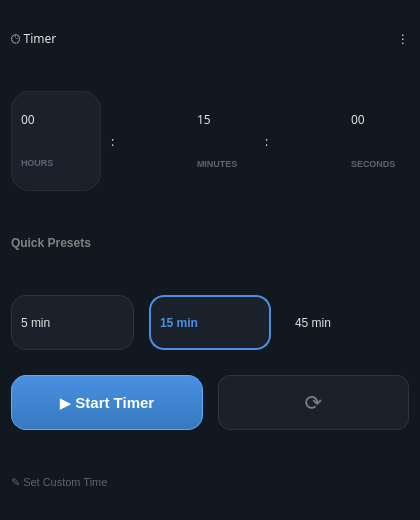
<?xml version="1.0" encoding="UTF-8"?>
<ui version="4.0">
 <class>TimerWidget</class>
 <widget class="QWidget" name="TimerWidget">
  <property name="geometry">
   <rect>
    <x>0</x>
    <y>0</y>
    <width>420</width>
    <height>520</height>
   </rect>
  </property>
  <property name="minimumSize">
   <size>
    <width>420</width>
    <height>0</height>
   </size>
  </property>
  <property name="maximumSize">
   <size>
    <width>420</width>
    <height>520</height>
   </size>
  </property>
  <property name="styleSheet">
   <string notr="true">
    /* Nền tổng thể mềm mại hơn */
    QWidget#TimerWidget { 
        background-color: #121820; 
    }

    /* Label tiêu đề */
    QLabel { color: #E0E0E0; font-family: 'Segoe UI', sans-serif; }

    /* Các ô số: Bo góc 18px, nền tối sâu */
    QFrame#timeBox { 
        background-color: #1A212A; 
        border-radius: 18px; 
        border: 1px solid #252D37;
    }

    /* Nút Start: Hiệu ứng Gradient và bóng giả bằng border */
    QPushButton#startBtn {
        background-color: qlineargradient(spread:pad, x1:0, y1:0, x2:0, y2:1, stop:0 #4A90E2, stop:1 #357ABD);
        color: white;
        border-radius: 15px;
        font-weight: bold;
        font-size: 15px;
        border: 1px solid #5DA9FF;
    }
    QPushButton#startBtn:hover {
        background-color: #5DA9FF;
    }
    QPushButton#startBtn:pressed {
        background-color: #357ABD;
        padding-top: 3px;
    }

    /* Các nút Preset */
    QFrame#presetFrame {
        background-color: #1A212A;
        border-radius: 15px;
        border: 1px solid #2C353F;
    }
    QFrame#presetFrameSelected {
        background-color: #1A212A;
        border-radius: 15px;
        border: 2px solid #4A90E2;
    }

    /* Nút Reset icon */
    QPushButton#resetBtn {
        background-color: #1A212A;
        border: 1px solid #2C353F;
        border-radius: 12px;
        color: #808080;
    }
    QPushButton#resetBtn:hover { color: white; border-color: #4A90E2; }
   </string>
  </property>
  <layout class="QVBoxLayout" name="mainLayout">
   <property name="spacing">
    <number>25</number>
   </property>
   <property name="contentsMargins" stdset="0">
    <number>35</number>
   </property>
   <item>
    <layout class="QHBoxLayout">
     <item>
      <widget class="QLabel" name="label">
       <property name="font">
        <font>
         <family>Segoe UI,sans-serif</family>
        </font>
       </property>
       <property name="text">
        <string>🕒 Timer</string>
       </property>
      </widget>
     </item>
     <item>
      <spacer>
       <property name="orientation">
        <enum>Qt::Horizontal</enum>
       </property>
       <property name="sizeHint" stdset="0">
        <size>
         <width>0</width>
         <height>0</height>
        </size>
       </property>
      </spacer>
     </item>
     <item>
      <widget class="QLabel" name="label">
       <property name="text">
        <string>⋮</string>
       </property>
      </widget>
     </item>
    </layout>
   </item>
   <item>
    <layout class="QHBoxLayout" name="displayLayout">
     <property name="spacing">
      <number>10</number>
     </property>
     <item>
      <widget class="QFrame" name="timeBox">
       <property name="minimumSize">
        <size>
         <width>90</width>
         <height>100</height>
        </size>
       </property>
       <layout class="QVBoxLayout">
        <item>
         <widget class="QLabel" name="label">
          <property name="font">
           <font>
            <family>Segoe UI,sans-serif</family>
           </font>
          </property>
          <property name="text">
           <string>00</string>
          </property>
         </widget>
        </item>
        <item>
         <widget class="QLabel" name="label">
          <property name="styleSheet">
           <string>color: #5C6370; font-size: 9px; font-weight: bold;</string>
          </property>
          <property name="text">
           <string>HOURS</string>
          </property>
         </widget>
        </item>
       </layout>
      </widget>
     </item>
     <item>
      <widget class="QLabel" name="label">
       <property name="font">
        <font>
         <family>Segoe UI,sans-serif</family>
        </font>
       </property>
       <property name="text">
        <string>:</string>
       </property>
      </widget>
     </item>
     <item>
      <widget class="QFrame" name="timeBox">
       <layout class="QVBoxLayout">
        <item>
         <widget class="QLabel" name="label">
          <property name="font">
           <font>
            <family>Segoe UI,sans-serif</family>
           </font>
          </property>
          <property name="text">
           <string>15</string>
          </property>
         </widget>
        </item>
        <item>
         <widget class="QLabel" name="label">
          <property name="styleSheet">
           <string>color: #5C6370; font-size: 9px; font-weight: bold;</string>
          </property>
          <property name="text">
           <string>MINUTES</string>
          </property>
         </widget>
        </item>
       </layout>
      </widget>
     </item>
     <item>
      <widget class="QLabel" name="label">
       <property name="font">
        <font>
         <family>Segoe UI,sans-serif</family>
        </font>
       </property>
       <property name="text">
        <string>:</string>
       </property>
      </widget>
     </item>
     <item>
      <widget class="QFrame" name="timeBox">
       <layout class="QVBoxLayout">
        <item>
         <widget class="QLabel" name="label">
          <property name="font">
           <font>
            <family>Segoe UI,sans-serif</family>
           </font>
          </property>
          <property name="text">
           <string>00</string>
          </property>
         </widget>
        </item>
        <item>
         <widget class="QLabel" name="label">
          <property name="styleSheet">
           <string>color: #5C6370; font-size: 9px; font-weight: bold;</string>
          </property>
          <property name="text">
           <string>SECONDS</string>
          </property>
         </widget>
        </item>
       </layout>
      </widget>
     </item>
    </layout>
   </item>
   <item>
    <widget class="QLabel" name="label">
     <property name="styleSheet">
      <string>color: #808080; font-weight: bold;</string>
     </property>
     <property name="text">
      <string>Quick Presets</string>
     </property>
    </widget>
   </item>
   <item>
    <layout class="QHBoxLayout">
     <property name="spacing">
      <number>15</number>
     </property>
     <item>
      <widget class="QFrame" name="presetFrame">
       <layout class="QVBoxLayout">
        <item>
         <widget class="QLabel" name="label">
          <property name="text">
           <string>5 min</string>
          </property>
         </widget>
        </item>
       </layout>
      </widget>
     </item>
     <item>
      <widget class="QFrame" name="presetFrameSelected">
       <layout class="QVBoxLayout">
        <item>
         <widget class="QLabel" name="label">
          <property name="styleSheet">
           <string>color: #4A90E2; font-weight: bold;</string>
          </property>
          <property name="text">
           <string>15 min</string>
          </property>
         </widget>
        </item>
       </layout>
      </widget>
     </item>
     <item>
      <widget class="QFrame" name="presetFrame">
       <layout class="QVBoxLayout">
        <item>
         <widget class="QLabel" name="label">
          <property name="text">
           <string>45 min</string>
          </property>
         </widget>
        </item>
       </layout>
      </widget>
     </item>
    </layout>
   </item>
   <item>
    <layout class="QHBoxLayout">
     <property name="spacing">
      <number>15</number>
     </property>
     <item>
      <widget class="QPushButton" name="startBtn">
       <property name="minimumSize">
        <size>
         <width>0</width>
         <height>55</height>
        </size>
       </property>
       <property name="text">
        <string>▶ Start Timer</string>
       </property>
      </widget>
     </item>
     <item>
      <widget class="QPushButton" name="resetBtn">
       <property name="minimumSize">
        <size>
         <width>55</width>
         <height>55</height>
        </size>
       </property>
       <property name="font">
        <font>
         <pointsize>16</pointsize>
        </font>
       </property>
       <property name="text">
        <string>⟳</string>
       </property>
      </widget>
     </item>
    </layout>
   </item>
   <item>
    <widget class="QLabel" name="label">
     <property name="styleSheet">
      <string>color: #5C6370; font-size: 11px;</string>
     </property>
     <property name="text">
      <string>✎ Set Custom Time</string>
     </property>
    </widget>
   </item>
  </layout>
 </widget>
 <resources/>
 <connections/>
</ui>
